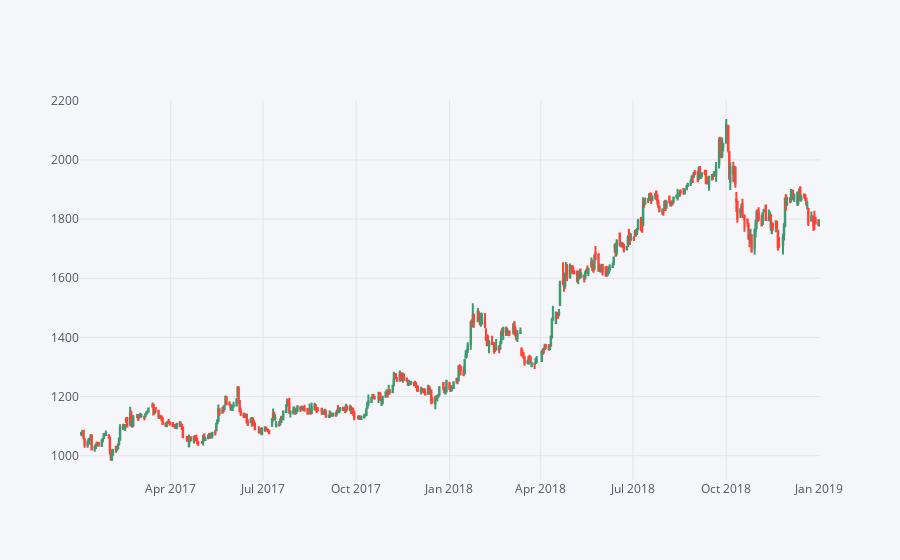

Write notebook code for a chart like this one.
### Code cell
ts.loc['2017-01-01':'2019-01-01'].iplot(kind='candle')

### Figure 1 — Plotly figure (JSON) as saved in the notebook; plotly's stock layout.template omitted (floating-point values rounded to 4 significant figures; data arrays with more than 128 entries replaced by an {"elided": "..."} marker saying what was removed)
{"data": [{"close": {"elided": "495 float values"}, "high": {"elided": "495 float values"}, "low": {"elided": "495 float values"}, "open": {"elided": "495 float values"}, "showlegend": false, "type": "candlestick", "x": {"elided": "495 str values"}, "yaxis": "y2"}], "layout": {"legend": {"bgcolor": "#F5F6F9", "font": {"color": "#4D5663"}}, "paper_bgcolor": "#F5F6F9", "plot_bgcolor": "#F5F6F9", "title": {"font": {"color": "#4D5663"}}, "xaxis": {"gridcolor": "#E1E5ED", "rangeslider": {"visible": false}, "showgrid": true, "tickfont": {"color": "#4D5663"}, "title": {"font": {"color": "#4D5663"}, "text": ""}, "zerolinecolor": "#E1E5ED"}, "yaxis": {"gridcolor": "#E1E5ED", "showgrid": true, "showticklabels": false, "tickfont": {"color": "#4D5663"}, "title": {"font": {"color": "#4D5663"}, "text": ""}, "zerolinecolor": "#E1E5ED"}, "yaxis2": {"gridcolor": "#E1E5ED", "showgrid": true, "tickfont": {"color": "#4D5663"}, "title": {"font": {"color": "#4D5663"}, "text": ""}, "zerolinecolor": "#E1E5ED"}}}
